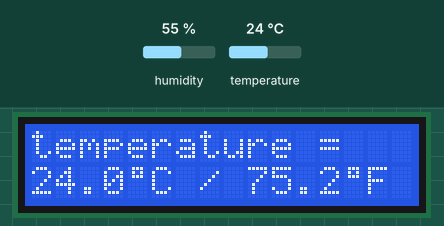
The sketch below on a simulated Arduino Uno, built with avr-gcc and run on an emulated ATmega328P. Parts: 16×2 character LCD. The inputs (shaded band) are chosen by the test bench; at power-on: humidity 55 %, temperature 24 °C.

Above: at 1.2 s.
1.3 s: humidity set to 22 %
At 4.2 s:
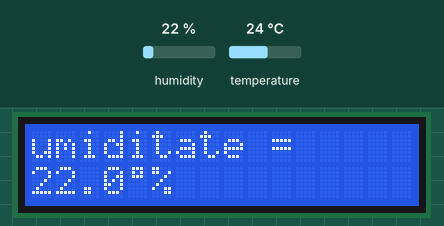
7.5 s: temperature set to 12 °C
At 9.7 s:
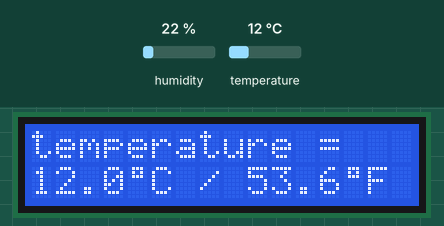
12.6 s: humidity set to 40 %
At 16.0 s:
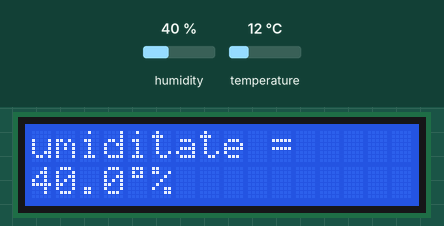
18.8 s: temperature set to 19 °C
At 22.6 s:
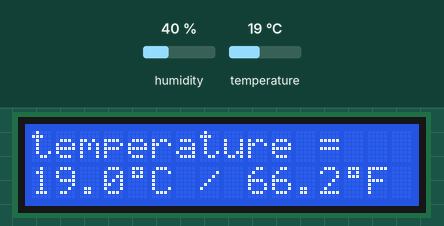
Timing chart, 0 to 24.1 s (numbered marks = the images above; inputs shaded):
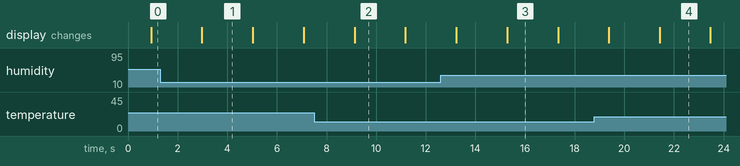

The sketch:

temperature_lcd-I2C.ino
```cpp
#include <LiquidCrystal_I2C.h>
#include <DHT.h>

LiquidCrystal_I2C lcd(0x27,16, 2);  // set the LCD address to 0x27 for a 16 chars and 2 line display
float tempCelsius, tempFarenheit, humidity;  // the 2 temperature values
const int tempPin = 5;  // the analog pin reading from DHT-11. It holds values within the range of 0-255, thus it must be capable of PWD
DHT dht(tempPin, DHT11);
bool firstBoot = true, tura = true;
byte degree[] = {
  B01110,   // this is a grid
  B01010,   // with 5 columns
  B01110,   // and 8 rows,
  B00000,   // accordingly to
  B00000,   // my Hitachi LCD
  B00000,
  B00000,
  B00000,
};

void setup()
{
  dht.begin();
  lcd.init();
  lcd.clear();
  lcd.createChar(0, degree);
  lcd.backlight();
  lcd.setCursor(1,1);
}

void print_temp(float t, char type){
  lcd.print(t, 1); //the integer argument means we only print 1 figure after the decimal point
  lcd.write(0);
  lcd.print(type);
}
void loop()
{
  tempCelsius = dht.readTemperature();
  tempFarenheit = dht.readTemperature(true);
  humidity = dht.readHumidity();
  if(firstBoot){
    delay(800);
    firstBoot = false;
  }
  lcd.clear();
  lcd.setCursor(0, 0);

  if(tura){
    lcd.print("temperature = ");
    lcd.setCursor(0, 1);
    print_temp(tempCelsius, 'C');
    lcd.print(" / ");
    print_temp(tempFarenheit, 'F');
  }else{
    lcd.print("umiditate = ");
    lcd.setCursor(0, 1);
    print_temp(humidity, '%');
  }
  tura = !tura;
  delay(2000);
}
```

Measured:
- after the input at 1.3 s, the display: changes after 1.7 s (image 1)
- after the input at 7.5 s, the display: changes after 1.6 s (image 2)
- after the input at 12.6 s, the display: first differs from a run without the input after 2.7 s (image 3)
- after the input at 18.8 s, the display: first differs from a run without the input after 2.6 s (image 4)
- what the display in image 1 shows lasts 2.0 s, from 3.0 s to 5.0 s
- what the display in image 2 shows lasts 2.1 s, from 9.1 s to 11.2 s
